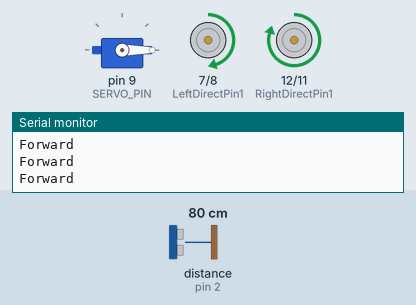
Recording of a sketch running on a simulated Arduino Uno, built with avr-gcc and run on an emulated ATmega328P. Parts: servo, motor-driver pin pairs drawn as motors (green arrow = first pin HIGH = forward, orange = second pin HIGH = backward, longer = more drive, scaled by the enable pin), the last lines printed to the serial monitor. Wiring (inferred from the names in the program): ultrasonic range finder: trigger pin 10; echo pin 2. The test bench sets the inputs (shaded band); at power-on: distance to the obstacle (sensor on pin 2) 80 cm. The echo pulse lasts 58.3 µs per cm.

Above: at 1.2 s.
1.3 s: distance to the obstacle (sensor on pin 2) set to 2 cm
At 2.2 s:
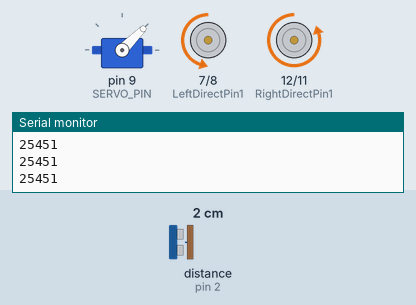
2.8 s: distance to the obstacle (sensor on pin 2) set to 30 cm
4.3 s: distance to the obstacle (sensor on pin 2) set to 33 cm
At 5.5 s:
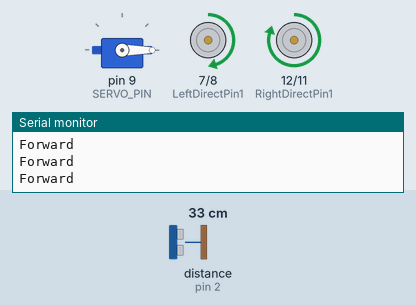
5.8 s: distance to the obstacle (sensor on pin 2) set to 4 cm
At 6.7 s:
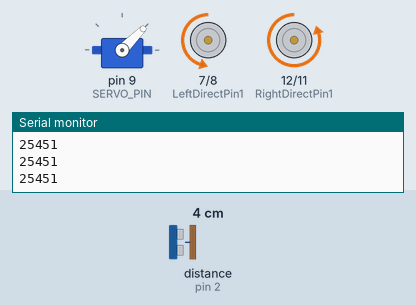
Timing chart, 0 to 8.3 s (numbered marks = the images above; inputs shaded):
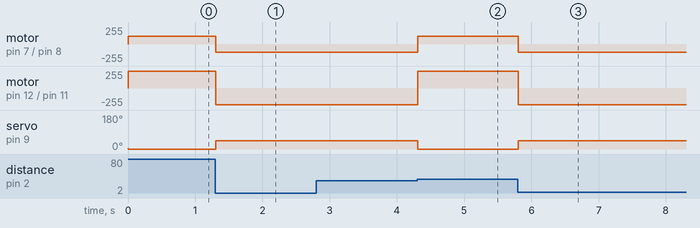

The sketch:

sketch_may6b.ino
```cpp
// (licence header left out)
  #include <Servo.h>
/*Declare L298N Dual H-Bridge Motor Controller directly since there is not a library to load.*/
//Define L298N Dual H-Bridge Motor Controller Pins
#define speedPinR 3   // RIGHT PWM pin connect MODEL-X ENA
#define RightDirectPin1  12    //  Right Motor direction pin 1 to MODEL-X IN1
#define RightDirectPin2  11    // Right Motor direction pin 2 to MODEL-X IN2
#define speedPinL 6        //  Left PWM pin connect MODEL-X ENB
#define LeftDirectPin1  7    // Left Motor direction pin 1 to MODEL-X IN3
#define LeftDirectPin2  8   ///Left Motor direction pin 1 to MODEL-X IN4
#define LPT 2 // scan loop coumter

#define SERVO_PIN     9  //servo connect to D9

#define EchoF 2 // Ultrasonic Echo pin connect to D11
#define TrigF 10  // Ultrasonic Trig pin connect to D12

#define FAST_SPEED  250     //both sides of the motor speed
#define SPEED  120     //both sides of the motor speed
#define TURN_SPEED  200     //both sides of the motor speed
#define BACK_SPEED1  255     //back speed
#define BACK_SPEED2  90     //back speed

long duration, distance, FrontSensor, RightSensor;

Servo turn;
/*motor control*/
void go_Advance(void)  //Forward
{
  digitalWrite(RightDirectPin1, HIGH);
  digitalWrite(RightDirectPin2,LOW);
  digitalWrite(LeftDirectPin1,HIGH);
  digitalWrite(LeftDirectPin2,LOW);
}
void go_Left()  //Turn left
{
  digitalWrite(RightDirectPin1, HIGH);
  digitalWrite(RightDirectPin2,LOW);
  digitalWrite(LeftDirectPin1,LOW);
  digitalWrite(LeftDirectPin2,HIGH);
}
void go_Right()  //Turn right
{
  digitalWrite(RightDirectPin1, LOW);
  digitalWrite(RightDirectPin2,HIGH);
  digitalWrite(LeftDirectPin1,HIGH);
  digitalWrite(LeftDirectPin2,LOW);
}
void go_Back()  //Reverse
{
  digitalWrite(RightDirectPin1, LOW);
  digitalWrite(RightDirectPin2,HIGH);
  digitalWrite(LeftDirectPin1,LOW);
  digitalWrite(LeftDirectPin2,HIGH);
}
void stop_Stop()    //Stop
{
  digitalWrite(RightDirectPin1, LOW);
  digitalWrite(RightDirectPin2,LOW);
  digitalWrite(LeftDirectPin1,LOW);
  digitalWrite(LeftDirectPin2,LOW);
  set_Motorspeed(0,0);
}

/*set motor speed */
void set_Motorspeed(int speed_L,int speed_R)
{
  analogWrite(speedPinL,speed_L);
  analogWrite(speedPinR,speed_R);
}

void setup() {
  /*setup L298N pin mode*/
  pinMode(RightDirectPin1, OUTPUT);
  pinMode(RightDirectPin2, OUTPUT);
  pinMode(speedPinL, OUTPUT);
  pinMode(LeftDirectPin1, OUTPUT);
  pinMode(LeftDirectPin2, OUTPUT);
  pinMode(speedPinR, OUTPUT);
  stop_Stop();
  pinMode(TrigF, OUTPUT);
  pinMode(EchoF, INPUT);
  turn.attach(SERVO_PIN);
  turn.write(4);
  Serial.begin(9600);
}
void detection(int trig) {
  if(FrontSensor > 30 || FrontSensor == 0) {
    //Tell car to move forward
    set_Motorspeed(SPEED,FAST_SPEED);
    turn.write(0);
    go_Advance();
    Serial.println("Forward");
  }
  else {
    turn.write(45);
    if(FrontSensor > 30 || FrontSensor == 0) {

    }
    go_Back();
    set_Motorspeed(SPEED,FAST_SPEED);
    Serial.println('Back');
  }
}

void SonarSensor(int trigPin,int echoPin)
{
digitalWrite(trigPin, LOW);
delayMicroseconds(2);
digitalWrite(trigPin, HIGH);
delayMicroseconds(10);
digitalWrite(trigPin, LOW);
duration = pulseIn(echoPin, HIGH);
distance = (duration/2) / 29.1;
}

void loop() {
  //auto_avoidance();
  SonarSensor(TrigF, EchoF);
  FrontSensor = distance;
  detection(TrigF);
}
```

Measured:
- the behaviour switches between 31 and 32 cm on distance to the obstacle (sensor on pin 2) (found by bisection; images 1 and 2)
- after the input at 1.3 s, motor on pin 7 (LeftDirectPin1) / pin 8 (LeftDirectPin2): forward 120/255 → backward 120/255 at once; motor on pin 12 (RightDirectPin1) / pin 11 (RightDirectPin2): forward 250/255 → backward 250/255 at once; servo on pin 9 (SERVO_PIN): 0° → 45° at once
- after the input at 4.3 s, motor on pin 7 (LeftDirectPin1) / pin 8 (LeftDirectPin2): backward 120/255 → forward 120/255 at once; motor on pin 12 (RightDirectPin1) / pin 11 (RightDirectPin2): backward 250/255 → forward 250/255 at once; servo on pin 9 (SERVO_PIN): 45° → 0° at once
- after the input at 5.8 s, motor on pin 7 (LeftDirectPin1) / pin 8 (LeftDirectPin2): forward 120/255 → backward 120/255 at once; motor on pin 12 (RightDirectPin1) / pin 11 (RightDirectPin2): forward 250/255 → backward 250/255 at once; servo on pin 9 (SERVO_PIN): 0° → 45° at once
